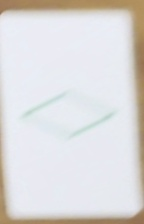
#> input picture ml/dataset/ONE/GREEN/EMPTY/DIAMOND/ok_chip_PXL_20260308_003730588_f001566_05.jpg, 144 x 224 px
$ python -i feature_extractor.py   (imports and definitions only)
#> lines starting #> are read from the running program, lines starting #| are printed output that depends on the picture; after the words box and inside, x2 and y2 are one past the last pixel; in counts of white or black regions, pixels touching at a corner belong together
import cv2
import numpy as np
import os
from pathlib import Path

def extract_features(img_path):
    img = cv2.imread(str(img_path))
#> img is the input picture: shape (224, 144, 3); mean B, G, R 218.9, 218.9, 220.6
    if img is None: return None

    # 1. Color Features (HSV)
    hsv = cv2.cvtColor(img, cv2.COLOR_BGR2HSV)
#> hsv: shape (224, 144, 3); mean H, S, V 92.9, 20.6, 227.7
    avg_h = np.mean(hsv[:,:,0])
#> avg_h = 92.88
    avg_s = np.mean(hsv[:,:,1])
#> avg_s = 20.55
    avg_v = np.mean(hsv[:,:,2])
#> avg_v = 227.7

    # 2. Count/Shape Features
    gray = cv2.cvtColor(img, cv2.COLOR_BGR2GRAY)
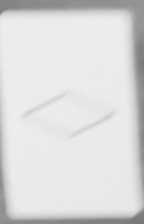
#> gray: shape (224, 144); min 118, max 239, mean 219.5
    blurred = cv2.GaussianBlur(gray, (5, 5), 0)
    # Adaptive threshold to find shapes
    thresh = cv2.adaptiveThreshold(blurred, 255, cv2.ADAPTIVE_THRESH_GAUSSIAN_C, cv2.THRESH_BINARY_INV, 11, 2)
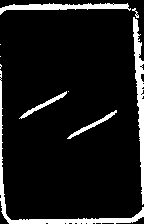
#> thresh: shape (224, 144); 9.7% white; 10 white regions (4 under 20 px)

    # Find contours
    contours, _ = cv2.findContours(thresh, cv2.RETR_EXTERNAL, cv2.CHAIN_APPROX_SIMPLE)
#> contours = 10 contours, 5 with area under 20; largest, box (x1, y1, x2, y2) and area: (0, 70, 144, 224) 800, (133, 17, 144, 205) 735, (0, 3, 131, 15) 546, (19, 91, 67, 119) 149, (67, 110, 117, 139) 148

    # Filter small noise contours
    valid_contours = [c for c in contours if cv2.contourArea(c) > 500]
#> valid_contours = 3 contours; box (x1, y1, x2, y2) and area: (0, 70, 144, 224) 800, (133, 17, 144, 205) 735, (0, 3, 131, 15) 546
    num_shapes = len(valid_contours)
#> num_shapes = 3

    # Shape description (using the largest contour)
    shape_ratio = 0
    if valid_contours:
        c = max(valid_contours, key=cv2.contourArea)
#> c = contour of 166 points, box (x1, y1, x2, y2) (0, 70, 144, 224), area 800
        perimeter = cv2.arcLength(c, True)
#> perimeter = 627
        area = cv2.contourArea(c)
#> area = 799.5
        if perimeter > 0:
            # Compactness/Circularity-like measure
            shape_ratio = (perimeter * perimeter) / area
#> shape_ratio = 491.7

    # 3. Pattern/Texture (Internal variance)
    # Mask out everything except the shapes
    mask = np.zeros_like(gray)
    cv2.drawContours(mask, valid_contours, -1, 255, -1)
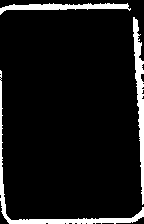
#> mask: shape (224, 144); 8.4% white; 3 white regions, box (x1, y1, x2, y2) and area: (0, 70, 144, 224) 1091, (133, 17, 144, 205) 932, (0, 3, 131, 15) 682
    # Calculate standard deviation of pixels inside shapes
    std_dev = 0
    if np.any(mask):
        pixels = gray[mask == 255]
#> pixels = 2705 values, max 225 at index 1032, min 119 at index 2370, mean 149.4
        std_dev = np.std(pixels)
#> std_dev = 18.11

    return np.array([avg_h, avg_s, avg_v, num_shapes, shape_ratio, std_dev])

# [5 lines not run here, left out]

>>> result = extract_features('../dataset/ONE/GREEN/EMPTY/DIAMOND/ok_chip_PXL_20260308_003730588_f001566_05.jpg')
#> result = [92.88, 20.55, 227.7, 3, 491.7, 18.11]
